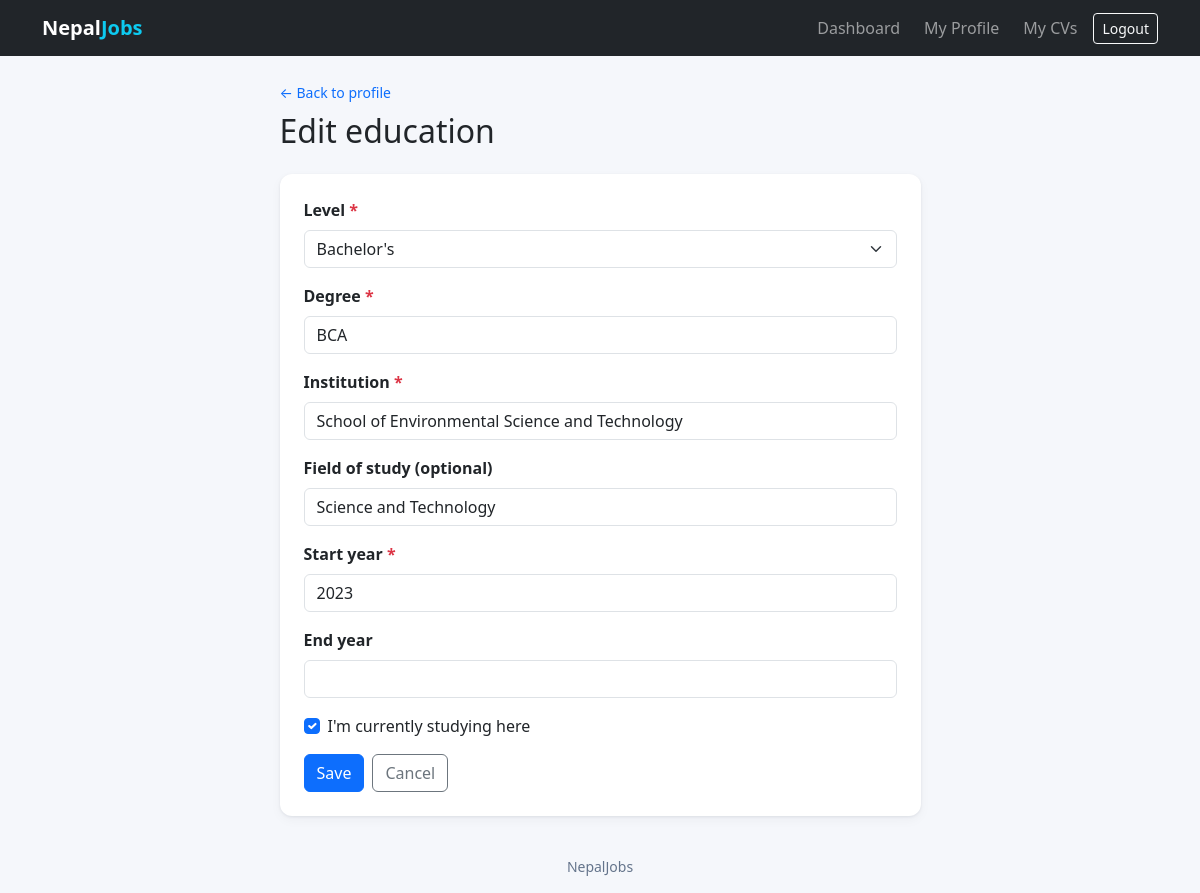
The page /accounts/profile/education/1/edit/ (signed in) on the database its author committed.
### accounts/models.py (models this page shows, shortened)
class Education(models.Model):
    class Level(models.TextChoices):
        SEE = "see", "SEE"
        PLUS_TWO = "plus2", "+2 / High School"
        DIPLOMA = "diploma", "Diploma"
        BACHELOR = "bachelor", "Bachelor's"
        MASTER = "master", "Master's"
        PHD = "phd", "PhD"
        OTHER = "other", "Other"
    profile = models.ForeignKey(JobseekerProfile, on_delete=models.CASCADE, related_name="educations")
    level = models.CharField(max_length=10, choices=Level.choices)
    degree = models.CharField(max_length=150)
    institution = models.CharField(max_length=200)
    field_of_study = models.CharField(max_length=150, blank=True)
    start_year = models.PositiveSmallIntegerField()
    end_year = models.PositiveSmallIntegerField(null=True, blank=True)
    is_ongoing = models.BooleanField(default=False)
    class Meta:
        ordering = ["-is_ongoing", "-end_year", "-start_year"]

### accounts/views.py (the view)
# urls.py: path("profile/education/<int:pk>/edit/", views.EducationUpdateView.as_view(), name="education_edit"),
class EducationUpdateView(SectionUpdateView):
    model, form_class, section_name = Education, EducationForm, "Education"

### accounts/forms.py
class EducationForm(BootstrapFormMixin, forms.ModelForm):
    class Meta:
        model = Education
        fields = ("level", "degree", "institution", "field_of_study",
                  "start_year", "end_year", "is_ongoing")
        labels = {
            "field_of_study": "Field of study (optional)",
            "is_ongoing": "I'm currently studying here",
        }
        widgets = {
            "degree": forms.TextInput(attrs={"placeholder": "e.g. BCA, +2 Science"}),
        }

### accounts/models.py (called while the page is built)
    @property
    def is_jobseeker(self):
        return self.role == self.Role.JOBSEEKER

### accounts/views.py (called while the page is built)
    def test_func(self):
        return self.request.user.is_jobseeker

    def get_queryset(self):
        return self.model.objects.filter(profile=self.request.user.jobseeker_profile)

### templates/accounts/section_form.html (shortened to what this page needs)
{% extends 'base.html' %}
{% block content %}
<div class="row justify-content-center">
  <div class="col-lg-7">
    <a class="text-decoration-none small" href="{% url 'profile' %}">&larr; Back to profile</a>
    <h2 class="mt-2 mb-4">{% if object %}Edit{% else %}Add{% endif %} {{ view.section_name|lower }}</h2>
    <div class="card">
      <div class="card-body p-4">
        <form method="post">
          {% include 'includes/form_fields.html' %}
          <div class="d-flex gap-2">
            <button class="btn btn-primary" type="submit">Save</button>
            <a class="btn btn-outline-secondary" href="{% url 'profile' %}">Cancel</a>
          </div>
        </form>
      </div>
    </div>
  </div>
</div>
{% endblock %}

### templates/includes/form_fields.html (shortened to what this page needs)
{% for field in form %}
  {% if field.widget_type == 'checkbox' %}
    <div class="form-check mb-3">
      {{ field }}
      <label class="form-check-label" for="{{ field.id_for_label }}">{{ field.label }}</label>
    </div>
  {% else %}
    <div class="mb-3">
      <label for="{{ field.id_for_label }}" class="form-label fw-semibold">
        {{ field.label }}{% if field.field.required %} <span class="text-danger">*</span>{% endif %}
      </label>
      {{ field }}
    </div>
  {% endif %}
{% endfor %}

### static/css/styles.css (style rules this page uses)
:root { --nj-dark: #0f172a; --nj-bg: #f5f7fb; --nj-muted: #64748b; }
body { background: var(--nj-bg); }
.card { border: 0; border-radius: 0.75rem; box-shadow: 0 1px 3px rgba(15, 23, 42, 0.08), 0 4px 12px rgba(15, 23, 42, 0.04); }

### rows shown on the page
Education: form "Bachelor's" "BCA" "School of Environmental Science and Technology" "Science and Technology" "2023", form "☑"

### other values the page prints
{{ view.section_name|lower }} "education"
{{ field.label }} "Level" "Degree" "Institution" "Field of study (optional)" "Start year" "End year"
{{ field.label }} "I'm currently studying here"
